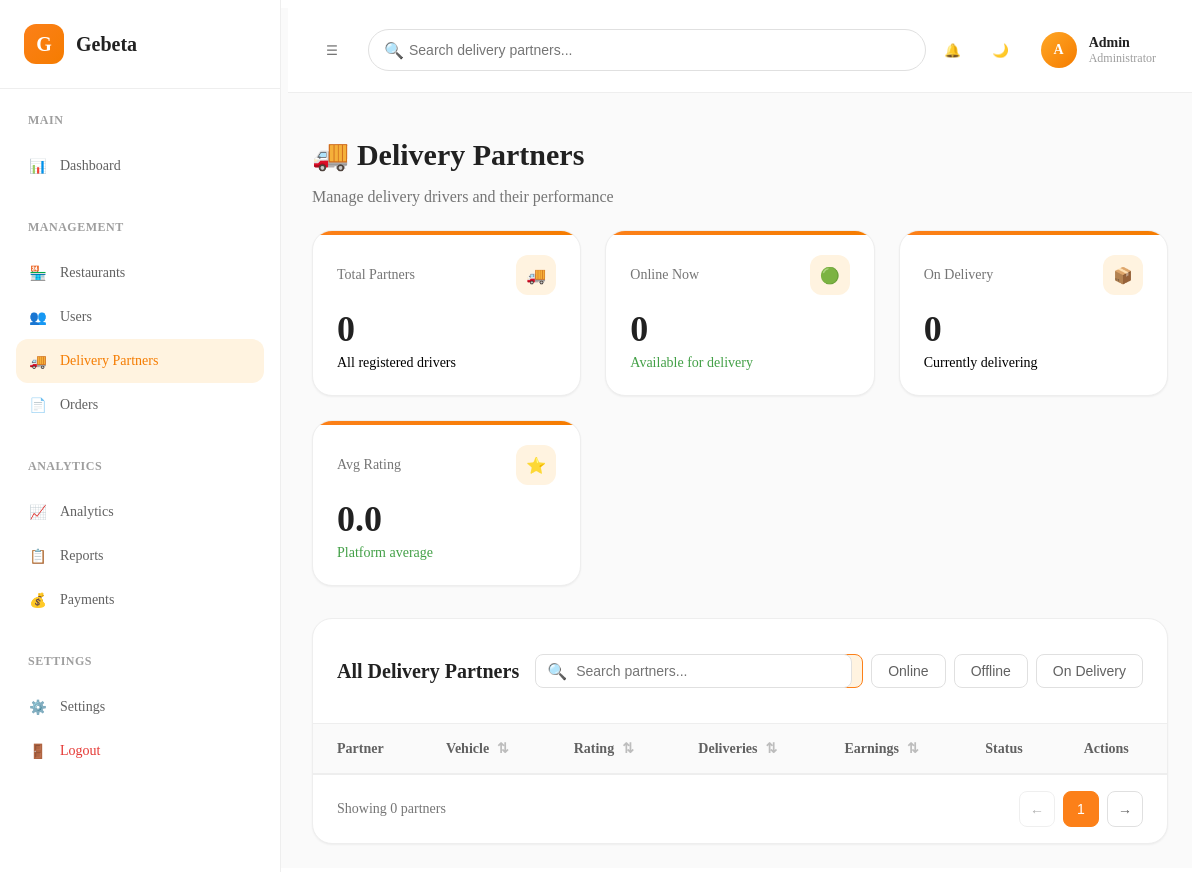
The page /admin/delivery-partners.php (signed in) on the database as committed earlier.
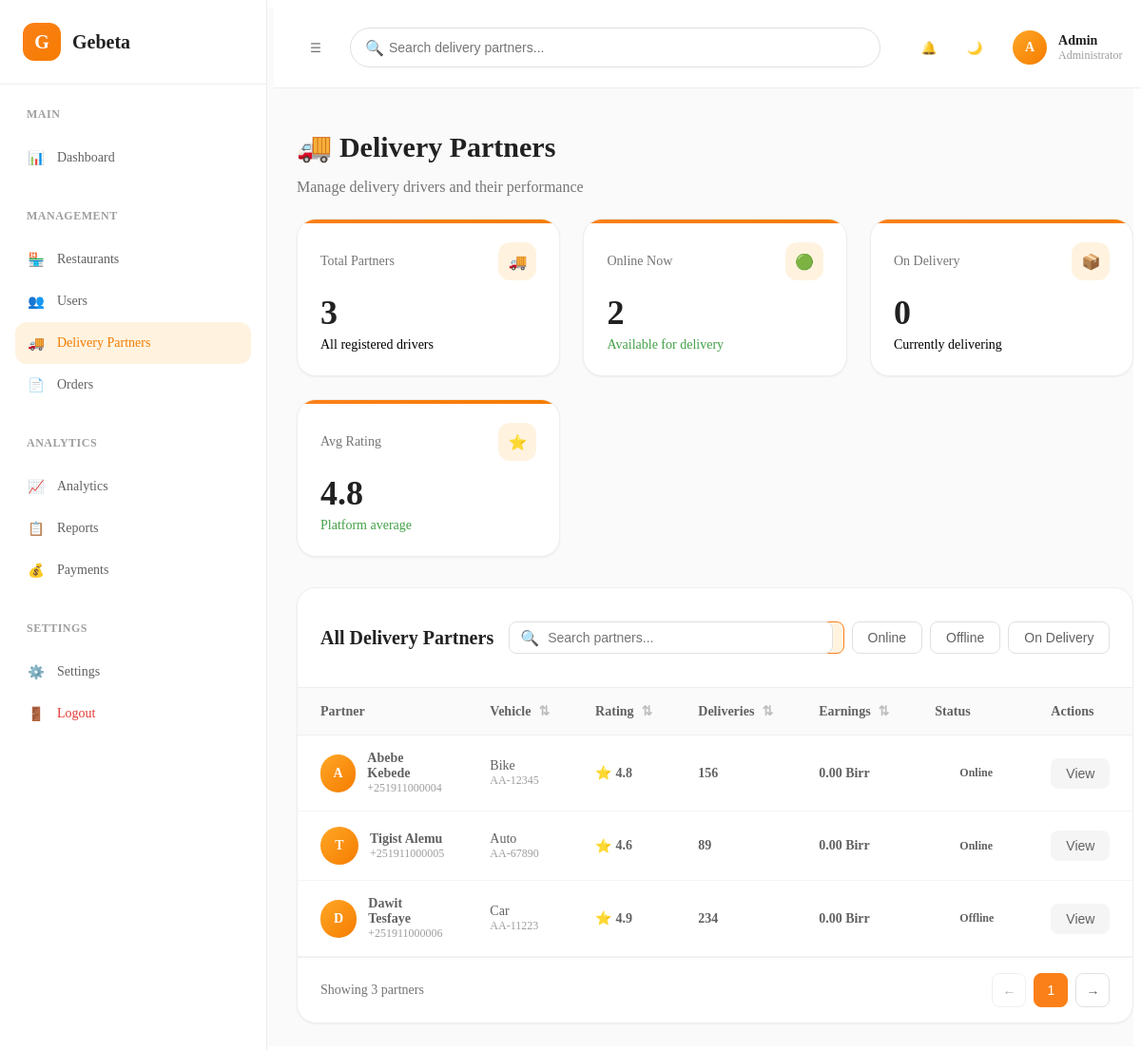
The same page on the database as committed later.
### tables this page shows
CREATE TABLE delivery_partners (
    id INT PRIMARY KEY AUTO_INCREMENT,
    user_id INT NOT NULL UNIQUE,
    phone VARCHAR(20) NOT NULL,
    vehicle_type ENUM('bike', 'car', 'auto') DEFAULT 'bike',
    vehicle_number VARCHAR(20),
    vehicle_color VARCHAR(50),
    license_number VARCHAR(50) NOT NULL UNIQUE,
    license_expiry DATE,
    is_available BOOLEAN DEFAULT TRUE,
    status ENUM('offline', 'online', 'on_delivery') DEFAULT 'offline',
    current_latitude DECIMAL(10,8),
    current_longitude DECIMAL(11,8),
    rating DECIMAL(2,1) DEFAULT 0.0,
    total_deliveries INT DEFAULT 0,
    total_earnings DECIMAL(10,2) DEFAULT 0,
    verified BOOLEAN DEFAULT FALSE,
    verified_by INT,
    created_at TIMESTAMP DEFAULT CURRENT_TIMESTAMP,
    updated_at TIMESTAMP DEFAULT CURRENT_TIMESTAMP ON UPDATE CURRENT_TIMESTAMP,
    FOREIGN KEY (user_id) REFERENCES users(id) ON DELETE CASCADE,
    INDEX idx_available (is_available),
    INDEX idx_status (status),
    INDEX idx_location (current_latitude, current_longitude)
);

CREATE TABLE users (
    id INT PRIMARY KEY AUTO_INCREMENT,
    name VARCHAR(100) NOT NULL,
    email VARCHAR(100) UNIQUE NOT NULL,
    phone VARCHAR(20) UNIQUE NOT NULL,
    password VARCHAR(255) NOT NULL,
    role ENUM('customer', 'restaurant', 'admin', 'delivery') DEFAULT 'customer',
    status ENUM('active', 'suspended') DEFAULT 'active',
    latitude DECIMAL(10,8) DEFAULT NULL,
    longitude DECIMAL(11,8) DEFAULT NULL,
    location_name VARCHAR(255) DEFAULT NULL,
    location_updated_at TIMESTAMP DEFAULT CURRENT_TIMESTAMP ON UPDATE CURRENT_TIMESTAMP,
    created_at TIMESTAMP DEFAULT CURRENT_TIMESTAMP
);

### admin/delivery-partners.php (the view, shortened to what this page needs)
<?php
require_once __DIR__ . '/../includes/db.php';
$stmt = $pdo->query('
    SELECT dp.*, u.name, u.email, u.phone, u.status as user_status
    FROM delivery_partners dp
    JOIN users u ON dp.user_id = u.id
    ORDER BY dp.created_at DESC
');
$partners = $stmt->fetchAll(PDO::FETCH_ASSOC);
$totalPartners = count($partners);
$activePartners = count(array_filter($partners, fn($p) => $p['status'] === 'online'));
$onDelivery = count(array_filter($partners, fn($p) => $p['status'] === 'on_delivery'));
$avgRating = $totalPartners > 0 ? array_sum(array_column($partners, 'rating')) / $totalPartners : 0;
?>
<!DOCTYPE html>
<html lang="en">
<head>
    <link rel="stylesheet" href="/assets/css/admin-layout.css">
    <link rel="stylesheet" href="/assets/css/admin-components.css">
</head>
<body>
    <div class="admin-layout">
        <aside class="admin-sidebar" id="sidebar">
            <div class="sidebar-header">
                <div class="sidebar-logo">G</div>
                <div class="sidebar-title">Gebeta</div>
            </div>
            <nav class="sidebar-nav">
                <div class="nav-section">
                    <div class="nav-section-title">Main</div>
                    <a href="/admin/dashboard.php" class="nav-item">
                        <span class="nav-item-icon">📊</span>
                        <span>Dashboard</span>
                    </a>
                </div>
                <div class="nav-section">
                    <div class="nav-section-title">Management</div>
                    <a href="/admin/restaurants.php" class="nav-item">
                        <span class="nav-item-icon">🏪</span>
                        <span>Restaurants</span>
                    </a>
                    <a href="/admin/users.php" class="nav-item">
                        <span class="nav-item-icon">👥</span>
                        <span>Users</span>
                    </a>
                    <a href="/admin/delivery-partners.php" class="nav-item active">
                        <span class="nav-item-icon">🚚</span>
                        <span>Delivery Partners</span>
                    </a>
                    <a href="/admin/orders.php" class="nav-item">
                        <span class="nav-item-icon">📄</span>
                        <span>Orders</span>
                    </a>
                </div>
                <div class="nav-section">
                    <div class="nav-section-title">Analytics</div>
                    <a href="/admin/analytics.php" class="nav-item">
                        <span class="nav-item-icon">📈</span>
                        <span>Analytics</span>
                    </a>
                    <a href="/admin/reports.php" class="nav-item">
                        <span class="nav-item-icon">📋</span>
                        <span>Reports</span>
                    </a>
                    <a href="/admin/payments.php" class="nav-item">
                        <span class="nav-item-icon">💰</span>
                        <span>Payments</span>
                    </a>
                </div>
                <div class="nav-section">
                    <div class="nav-section-title">Settings</div>
                    <a href="/admin/settings.php" class="nav-item">
                        <span class="nav-item-icon">⚙️</span>
                        <span>Settings</span>
                    </a>
                    <a href="/logout.php" class="nav-item" style="color: var(--red-600);">
                        <span class="nav-item-icon">🚪</span>
                        <span>Logout</span>
                    </a>
                </div>
            </nav>
        </aside>
        <main class="admin-main" id="mainContent">
            <header class="admin-header">
                <button class="header-toggle" id="sidebarToggle">
                    <span>☰</span>
                </button>
                <div class="header-search">
                    <span class="header-search-icon">🔍</span>
                    <input type="text" class="header-search-input" placeholder="Search delivery partners..." id="globalSearch">
                </div>
                <div class="header-actions">
                    <button class="header-action-btn">
                        <span>🔔</span>
                    </button>
                    <button class="header-action-btn">
                        <span>🌙</span>
                    </button>
                    <div class="header-profile">
                        <div class="header-avatar">A</div>
                        <div class="header-profile-info">
                            <div class="header-profile-name">Admin</div>
                            <div class="header-profile-role">Administrator</div>
                        </div>
                    </div>
                </div>
            </header>
            <div class="admin-content">
                <div class="content-header">
                    <h1 class="content-title">🚚 Delivery Partners</h1>
                    <p class="content-subtitle">Manage delivery drivers and their performance</p>
                </div>
                <div class="kpi-grid">
                    <div class="kpi-card">
                        <div class="kpi-header">
                            <span class="kpi-label">Total Partners</span>
                            <div class="kpi-icon">🚚</div>
                        </div>
                        <div class="kpi-value"><?= $totalPartners ?></div>
                        <div class="kpi-trend">All registered drivers</div>
                    </div>
                    <div class="kpi-card">
                        <div class="kpi-header">
                            <span class="kpi-label">Online Now</span>
                            <div class="kpi-icon">🟢</div>
                        </div>
                        <div class="kpi-value"><?= $activePartners ?></div>
                        <div class="kpi-trend positive">Available for delivery</div>
                    </div>
                    <div class="kpi-card">
                        <div class="kpi-header">
                            <span class="kpi-label">On Delivery</span>
                            <div class="kpi-icon">📦</div>
                        </div>
                        <div class="kpi-value"><?= $onDelivery ?></div>
                        <div class="kpi-trend">Currently delivering</div>
                    </div>
                    <div class="kpi-card">
                        <div class="kpi-header">
                            <span class="kpi-label">Avg Rating</span>
                            <div class="kpi-icon">⭐</div>
                        </div>
                        <div class="kpi-value"><?= number_format($avgRating, 1) ?></div>
                        <div class="kpi-trend positive">Platform average</div>
                    </div>
                </div>
                <div class="data-table-container">
                    <div class="table-header">
                        <h2 class="table-title">All Delivery Partners</h2>
                        <div class="table-search">
                            <span class="table-search-icon">🔍</span>
                            <input type="text" class="table-search-input" placeholder="Search partners..." id="partnerSearch">
                        </div>
                        <div class="table-filters">
                            <button class="filter-btn active" data-status="all">All</button>
                            <button class="filter-btn" data-status="online">Online</button>
                            <button class="filter-btn" data-status="offline">Offline</button>
                            <button class="filter-btn" data-status="on_delivery">On Delivery</button>
                        </div>
                    </div>
                    <table class="data-table">
                        <thead>
                            <tr>
                                <th>Partner</th>
                                <th class="sortable">Vehicle</th>
                                <th class="sortable">Rating</th>
                                <th class="sortable">Deliveries</th>
                                <th class="sortable">Earnings</th>
                                <th>Status</th>
                                <th>Actions</th>
                            </tr>
                        </thead>
                        <tbody id="partnersTable">
                            <?php foreach ($partners as $partner): ?>
                            <tr data-status="<?= htmlspecialchars($partner['status']) ?>">
                                <td>
                                    <div style="display: flex; align-items: center; gap: 12px;">
                                        <div class="header-avatar" style="width: 40px; height: 40px;">
                                            <?= strtoupper(substr($partner['name'], 0, 1)) ?>
                                        </div>
                                        <div>
                                            <div style="font-weight: 600;"><?= htmlspecialchars($partner['name']) ?></div>
                                            <div style="font-size: 12px; color: var(--gray-500);"><?= htmlspecialchars($partner['phone']) ?></div>
                                        </div>
                                    </div>
                                </td>
                                <td>
                                    <div style="font-weight: 500;"><?= ucfirst($partner['vehicle_type']) ?></div>
                                    <div style="font-size: 12px; color: var(--gray-500);"><?= htmlspecialchars($partner['vehicle_number'] ?? 'N/A') ?></div>
                                </td>
                                <td>
                                    <div style="display: flex; align-items: center; gap: 4px;">
                                        <span>⭐</span>
                                        <strong><?= number_format($partner['rating'], 1) ?></strong>
                                    </div>
                                </td>
                                <td><strong><?= number_format($partner['total_deliveries']) ?></strong></td>
                                <td><strong><?= number_format($partner['total_earnings'], 2) ?> Birr</strong></td>
                                <td>
                                    <?php
                                    $statusClass = $partner['status'];
                                    $statusText = str_replace('_', ' ', ucfirst($partner['status']));
                                    ?>
                                    <span class="status-badge <?= $statusClass ?>"><?= $statusText ?></span>
                                </td>
                                <td>
                                    <button class="action-btn action-btn-secondary" onclick="viewPartner(<?= $partner['id'] ?>)">View</button>
                                </td>
                            </tr>
                            <?php endforeach; ?>
                        </tbody>
                    </table>
                    <div class="table-pagination">
                        <div class="pagination-info">Showing <?= count($partners) ?> partners</div>
                        <div class="pagination-controls">
                            <button class="pagination-btn" disabled>←</button>
                            <button class="pagination-btn active">1</button>
                            <button class="pagination-btn">→</button>
                        </div>
                    </div>
                </div>
            </div>
        </main>
    </div>
</body>
</html>

Rows that differ between the two databases and show on the page:
added delivery_partners: user.name "A", user.name "Abebe Kebede", user.phone "+251911000004", vehicle_type "Bike", vehicle_number "AA-12345", rating "4.8", total_deliveries "156", total_earnings "0.00", status "Online"
added delivery_partners: user.name "T", user.name "Tigist Alemu", user.phone "+251911000005", vehicle_type "Auto", vehicle_number "AA-67890", rating "4.6", total_deliveries "89", total_earnings "0.00", status "Online"
added delivery_partners: user.name "D", user.name "Dawit Tesfaye", user.phone "+251911000006", vehicle_type "Car", vehicle_number "AA-11223", rating "4.9", total_deliveries "234", total_earnings "0.00", status "Offline"
Other text that changed with them:
$totalPartners: "0" → "3"
$activePartners: "0" → "2"
$avgRating: "0.0" → "4.8"
count($partners): "0" → "3"
